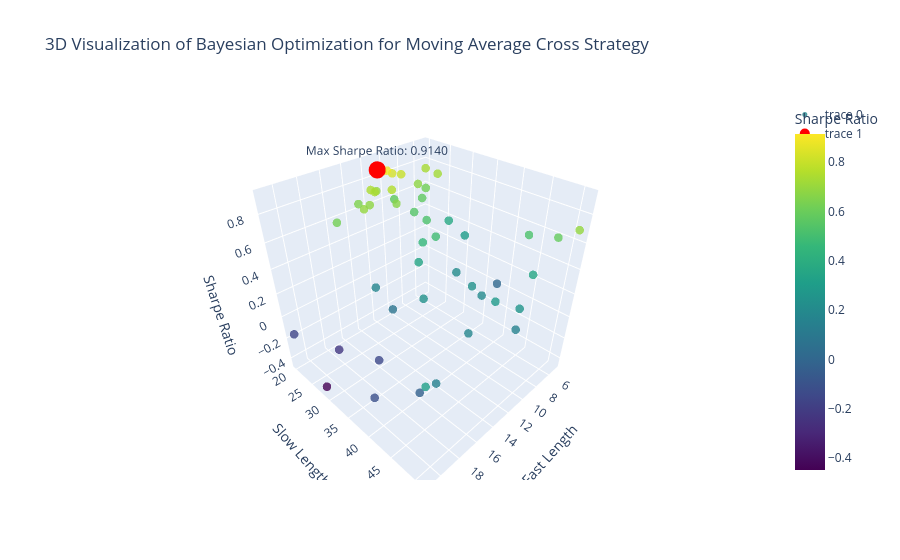

Notebook source saved alongside this figure:
### Code cell
# Extract the evaluated points and corresponding negative Sharpe Ratios
x_vals = [point[0] for point in res.x_iters]
y_vals = [point[1] for point in res.x_iters]
z_vals = res.func_vals

# Convert negative Sharpe Ratios to positive for visualization
sharpe_ratios = [-z for z in z_vals]

# Find the highest Sharpe Ratio and its corresponding parameters
max_sharpe_ratio = max(sharpe_ratios)
max_index = sharpe_ratios.index(max_sharpe_ratio)
best_fast_length = x_vals[max_index]
best_slow_length = y_vals[max_index]

# Create a 3D scatter plot
fig = go.Figure(data=[go.Scatter3d(
    x=x_vals,
    y=y_vals,
    z=sharpe_ratios,
    mode='markers',
    marker=dict(
        size=5,
        color=sharpe_ratios, 
        colorscale='Viridis',
        opacity=0.8,
        colorbar=dict(title='Sharpe Ratio')
    ),
    text=[f'Fast Length: {x}, Slow Length: {y}, Sharpe Ratio: {z:.4f}' for x, y, z in zip(x_vals, y_vals, sharpe_ratios)], # Hover text
    hoverinfo='text'
)])

# Highlight the highest Sharpe Ratio point
fig.add_trace(go.Scatter3d(
    x=[best_fast_length],
    y=[best_slow_length],
    z=[max_sharpe_ratio],
    mode='markers+text',
    marker=dict(
        size=10,
        color='red'
    ),
    text=[f'Max Sharpe Ratio: {max_sharpe_ratio:.4f}'],
    textposition='top center'
))

# Set labels and title
fig.update_layout(
    scene=dict(
        xaxis_title='Fast Length',
        yaxis_title='Slow Length',
        zaxis_title='Sharpe Ratio'
    ),
    title='3D Visualization of Bayesian Optimization for Moving Average Cross Strategy',
    autosize=True
)

fig.show()

### Figure 1 — Plotly figure (JSON) as saved in the notebook; plotly's stock layout.template omitted (floating-point values rounded to 4 significant figures)
{"data": [{"hoverinfo": "text", "marker": {"color": [0.1767, -0.02782, 0.07548, 0.8305, 0.2109, -0.1496, 0.2879, 0.2372, 0.1589, 0.3552, 0.734, 0.7424, 0.801, 0.5754, 0.6953, 0.6937, 0.8687, 0.6224, 0.8859, -0.164, 0.914, 0.3007, 0.5233, 0.3204, -0.4485, 0.7573, 0.6922, 0.6475, 0.008857, -0.111, 0.2379, 0.2024, 0.6821, 0.5772, 0.6668, 0.7247, 0.1755, 0.1503, 0.4586, 0.4885, 0.5443, -0.2266, 0.6193, 0.5251, 0.5882, 0.6771, 0.2561, 0.3678, 0.74, 0.3522], "colorbar": {"title": {"text": "Sharpe Ratio"}}, "colorscale": [[0, "#440154"], [0.1111, "#482878"], [0.2222, "#3e4989"], [0.3333, "#31688e"], [0.4444, "#26828e"], [0.5556, "#1f9e89"], [0.6667, "#35b779"], [0.7778, "#6ece58"], [0.8889, "#b5de2b"], [1, "#fde725"]], "opacity": 0.8, "size": 5}, "mode": "markers", "text": ["Fast Length: 14, Slow Length: 46, Sharpe Ratio: 0.1767", "Fast Length: 19, Slow Length: 46, Sharpe Ratio: -0.0278", "Fast Length: 15, Slow Length: 32, Sharpe Ratio: 0.0755", "Fast Length: 10, Slow Length: 22, Sharpe Ratio: 0.8305", "Fast Length: 9, Slow Length: 35, Sharpe Ratio: 0.2109", "Fast Length: 18, Slow Length: 35, Sharpe Ratio: -0.1496", "Fast Length: 11, Slow Length: 46, Sharpe Ratio: 0.2879", "Fast Length: 10, Slow Length: 40, Sharpe Ratio: 0.2372", "Fast Length: 11, Slow Length: 50, Sharpe Ratio: 0.1589", "Fast Length: 7, Slow Length: 47, Sharpe Ratio: 0.3552", "Fast Length: 5, Slow Length: 20, Sharpe Ratio: 0.7340", "Fast Length: 12, Slow Length: 21, Sharpe Ratio: 0.7424", "Fast Length: 9, Slow Length: 22, Sharpe Ratio: 0.8010", "Fast Length: 7, Slow Length: 23, Sharpe Ratio: 0.5754", "Fast Length: 11, Slow Length: 20, Sharpe Ratio: 0.6953", "Fast Length: 14, Slow Length: 24, Sharpe Ratio: 0.6937", "Fast Length: 11, Slow Length: 22, Sharpe Ratio: 0.8687", "Fast Length: 16, Slow Length: 22, Sharpe Ratio: 0.6224", "Fast Length: 11, Slow Length: 23, Sharpe Ratio: 0.8859", "Fast Length: 21, Slow Length: 20, Sharpe Ratio: -0.1640", "Fast Length: 12, Slow Length: 23, Sharpe Ratio: 0.9140", "Fast Length: 5, Slow Length: 30, Sharpe Ratio: 0.3007", "Fast Length: 5, Slow Length: 43, Sharpe Ratio: 0.5233", "Fast Length: 21, Slow Length: 51, Sharpe Ratio: 0.3204", "Fast Length: 21, Slow Length: 28, Sharpe Ratio: -0.4485", "Fast Length: 11, Slow Length: 24, Sharpe Ratio: 0.7573", "Fast Length: 5, Slow Length: 51, Sharpe Ratio: 0.6922", "Fast Length: 13, Slow Length: 20, Sharpe Ratio: 0.6475", "Fast Length: 5, Slow Length: 38, Sharpe Ratio: 0.0089", "Fast Length: 21, Slow Length: 41, Sharpe Ratio: -0.1110", "Fast Length: 14, Slow Length: 37, Sharpe Ratio: 0.2379", "Fast Length: 10, Slow Length: 42, Sharpe Ratio: 0.2024", "Fast Length: 13, Slow Length: 23, Sharpe Ratio: 0.6821", "Fast Length: 9, Slow Length: 20, Sharpe Ratio: 0.5772", "Fast Length: 11, Slow Length: 25, Sharpe Ratio: 0.6668", "Fast Length: 5, Slow Length: 23, Sharpe Ratio: 0.7247", "Fast Length: 15, Slow Length: 28, Sharpe Ratio: 0.1755", "Fast Length: 19, Slow Length: 49, Sharpe Ratio: 0.1503", "Fast Length: 11, Slow Length: 31, Sharpe Ratio: 0.4586", "Fast Length: 10, Slow Length: 32, Sharpe Ratio: 0.4885", "Fast Length: 9, Slow Length: 25, Sharpe Ratio: 0.5443", "Fast Length: 19, Slow Length: 27, Sharpe Ratio: -0.2266", "Fast Length: 6, Slow Length: 22, Sharpe Ratio: 0.6193", "Fast Length: 9, Slow Length: 28, Sharpe Ratio: 0.5251", "Fast Length: 5, Slow Length: 48, Sharpe Ratio: 0.5882", "Fast Length: 7, Slow Length: 22, Sharpe Ratio: 0.6771", "Fast Length: 10, Slow Length: 49, Sharpe Ratio: 0.2561", "Fast Length: 5, Slow Length: 26, Sharpe Ratio: 0.3678", "Fast Length: 12, Slow Length: 22, Sharpe Ratio: 0.7400", "Fast Length: 12, Slow Length: 32, Sharpe Ratio: 0.3522"], "type": "scatter3d", "x": [14, 19, 15, 10, 9, 18, 11, 10, 11, 7, 5, 12, 9, 7, 11, 14, 11, 16, 11, 21, 12, 5, 5, 21, 21, 11, 5, 13, 5, 21, 14, 10, 13, 9, 11, 5, 15, 19, 11, 10, 9, 19, 6, 9, 5, 7, 10, 5, 12, 12], "y": [46, 46, 32, 22, 35, 35, 46, 40, 50, 47, 20, 21, 22, 23, 20, 24, 22, 22, 23, 20, 23, 30, 43, 51, 28, 24, 51, 20, 38, 41, 37, 42, 23, 20, 25, 23, 28, 49, 31, 32, 25, 27, 22, 28, 48, 22, 49, 26, 22, 32], "z": [0.1767, -0.02782, 0.07548, 0.8305, 0.2109, -0.1496, 0.2879, 0.2372, 0.1589, 0.3552, 0.734, 0.7424, 0.801, 0.5754, 0.6953, 0.6937, 0.8687, 0.6224, 0.8859, -0.164, 0.914, 0.3007, 0.5233, 0.3204, -0.4485, 0.7573, 0.6922, 0.6475, 0.008857, -0.111, 0.2379, 0.2024, 0.6821, 0.5772, 0.6668, 0.7247, 0.1755, 0.1503, 0.4586, 0.4885, 0.5443, -0.2266, 0.6193, 0.5251, 0.5882, 0.6771, 0.2561, 0.3678, 0.74, 0.3522]}, {"marker": {"color": "red", "size": 10}, "mode": "markers+text", "text": ["Max Sharpe Ratio: 0.9140"], "textposition": "top center", "type": "scatter3d", "x": [12], "y": [23], "z": [0.914]}], "layout": {"autosize": true, "scene": {"aspectmode": "auto", "aspectratio": {"x": 1, "y": 1, "z": 1}, "xaxis": {"title": {"text": "Fast Length"}, "type": "linear"}, "yaxis": {"title": {"text": "Slow Length"}, "type": "linear"}, "zaxis": {"title": {"text": "Sharpe Ratio"}, "type": "linear"}}, "title": {"text": "3D Visualization of Bayesian Optimization for Moving Average Cross Strategy"}}}
